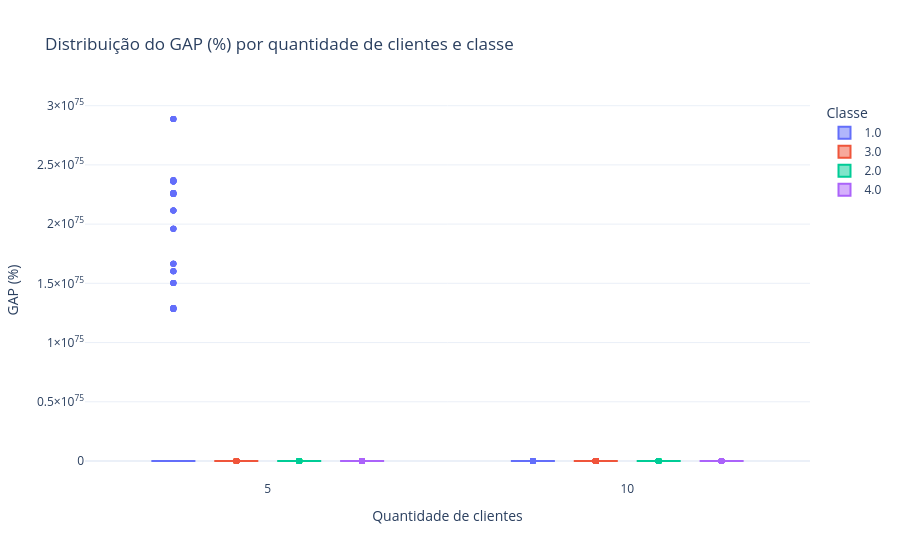
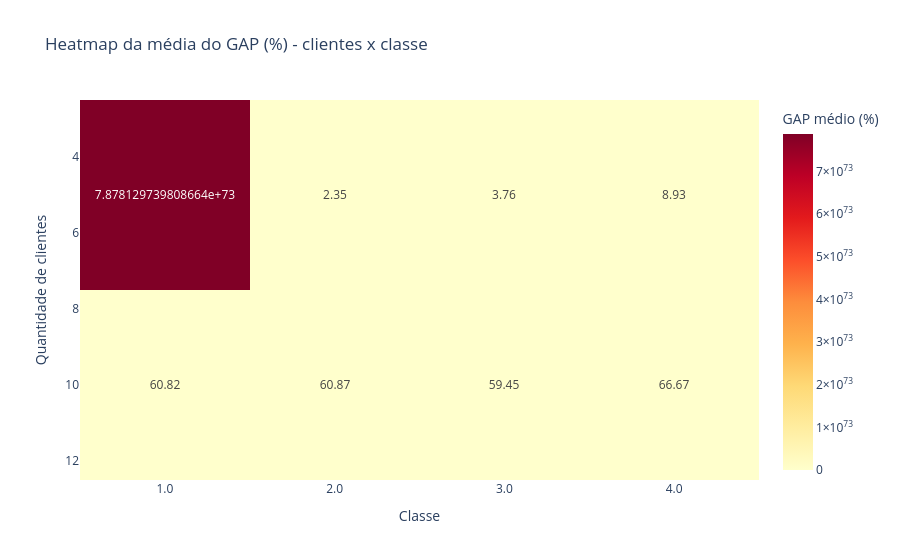

Notebook code for these charts, in order:
### Code cell
# =========================
# 1) Preparação dos dados
# =========================
# Troque "df" pelo nome do seu DataFrame, se necessário
df["gap"] = df["gap"].clip(lower=0)
base = df.copy()

cols = ["instancia", "clientes", "classe", "gap"]
faltantes = [c for c in cols if c not in base.columns]
if faltantes:
    raise ValueError(f"Colunas ausentes no DataFrame: {faltantes}")

dados = base[cols].copy()
dados["clientes"] = pd.to_numeric(dados["clientes"], errors="coerce")
dados["gap"] = pd.to_numeric(dados["gap"], errors="coerce")
dados = dados.dropna(subset=["clientes", "classe", "gap"])

# Ajustes de tipo
dados["clientes"] = dados["clientes"].astype(int)
dados["classe"] = dados["classe"].astype(str)


dados["gap_pct"] = dados["gap"] * 100

# =========================
# 2) Resumo estatístico
# =========================
resumo = (
    dados.groupby(["clientes", "classe"], as_index=False)
    .agg(
        n_execucoes=("gap_pct", "size"),
        n_instancias=("instancia", "nunique"),
        gap_medio_pct=("gap_pct", "mean"),
        gap_mediano_pct=("gap_pct", "median"),
        gap_std_pct=("gap_pct", "std"),
        gap_p90_pct=("gap_pct", lambda s: s.quantile(0.90)),
        gap_min_pct=("gap_pct", "min"),
        gap_max_pct=("gap_pct", "max"),
    )
    .sort_values(["clientes", "classe"])
)

display(resumo.round(3))

# Tabelas dinâmicas
tabela_media = dados.pivot_table(
    index="clientes", columns="classe", values="gap_pct", aggfunc="mean"
).sort_index()

tabela_qtd = dados.pivot_table(
    index="clientes", columns="classe", values="gap_pct", aggfunc="size", fill_value=0
).sort_index()

display(tabela_media.round(3))
display(tabela_qtd)

# =========================
# 3) Plotly - Boxplot
# =========================
fig_box = px.box(
    dados.sort_values("clientes"),
    x="clientes",
    y="gap_pct",
    color="classe",
    points="outliers",
    labels={
        "clientes": "Quantidade de clientes",
        "gap_pct": "GAP (%)",
        "classe": "Classe",
    },
    title="Distribuição do GAP (%) por quantidade de clientes e classe",
)

fig_box.update_layout(
    boxmode="group",
    legend_title_text="Classe",
    template="plotly_white"
)
fig_box.show()

# =========================
# 4) Plotly - Heatmap (média)
# =========================
fig_heat = px.imshow(
    tabela_media,
    text_auto=".2f",
    aspect="auto",
    color_continuous_scale="YlOrRd",
    labels=dict(x="Classe", y="Quantidade de clientes", color="GAP médio (%)"),
    title="Heatmap da média do GAP (%) - clientes x classe",
)

fig_heat.update_layout(template="plotly_white")
fig_heat.show()

### Figure 1 — Plotly figure (JSON) as saved in the notebook; plotly's stock layout.template omitted (floating-point values rounded to 4 significant figures; data arrays with more than 128 entries replaced by an {"elided": "..."} marker saying what was removed)
{"data": [{"alignmentgroup": "True", "boxpoints": "outliers", "hovertemplate": "Classe=1.0<br>Quantidade de clientes=%{x}<br>GAP (%)=%{y}<extra></extra>", "legendgroup": "1.0", "marker": {"color": "#636efa"}, "name": "1.0", "notched": false, "offsetgroup": "1.0", "orientation": "v", "showlegend": true, "type": "box", "x": {"elided": "3594 int values"}, "x0": " ", "xaxis": "x", "y": {"elided": "3594 float values"}, "y0": " ", "yaxis": "y"}, {"alignmentgroup": "True", "boxpoints": "outliers", "hovertemplate": "Classe=3.0<br>Quantidade de clientes=%{x}<br>GAP (%)=%{y}<extra></extra>", "legendgroup": "3.0", "marker": {"color": "#EF553B"}, "name": "3.0", "notched": false, "offsetgroup": "3.0", "orientation": "v", "showlegend": true, "type": "box", "x": {"elided": "3564 int values"}, "x0": " ", "xaxis": "x", "y": {"elided": "3564 float values"}, "y0": " ", "yaxis": "y"}, {"alignmentgroup": "True", "boxpoints": "outliers", "hovertemplate": "Classe=2.0<br>Quantidade de clientes=%{x}<br>GAP (%)=%{y}<extra></extra>", "legendgroup": "2.0", "marker": {"color": "#00cc96"}, "name": "2.0", "notched": false, "offsetgroup": "2.0", "orientation": "v", "showlegend": true, "type": "box", "x": {"elided": "3528 int values"}, "x0": " ", "xaxis": "x", "y": {"elided": "3528 float values"}, "y0": " ", "yaxis": "y"}, {"alignmentgroup": "True", "boxpoints": "outliers", "hovertemplate": "Classe=4.0<br>Quantidade de clientes=%{x}<br>GAP (%)=%{y}<extra></extra>", "legendgroup": "4.0", "marker": {"color": "#ab63fa"}, "name": "4.0", "notched": false, "offsetgroup": "4.0", "orientation": "v", "showlegend": true, "type": "box", "x": {"elided": "3096 int values"}, "x0": " ", "xaxis": "x", "y": {"elided": "3096 float values"}, "y0": " ", "yaxis": "y"}], "layout": {"boxmode": "group", "legend": {"title": {"text": "Classe"}, "tracegroupgap": 0}, "title": {"text": "Distribuição do GAP (%) por quantidade de clientes e classe"}, "xaxis": {"anchor": "y", "domain": [0, 1], "title": {"text": "Quantidade de clientes"}}, "yaxis": {"anchor": "x", "domain": [0, 1], "title": {"text": "GAP (%)"}}}}

### Figure 2 — Plotly figure (JSON) as saved in the notebook; plotly's stock layout.template omitted (floating-point values rounded to 4 significant figures)
{"data": [{"coloraxis": "coloraxis", "hovertemplate": "Classe: %{x}<br>Quantidade de clientes: %{y}<br>GAP médio (%): %{z}<extra></extra>", "name": "0", "texttemplate": "%{z:.2f}", "type": "heatmap", "x": ["1.0", "2.0", "3.0", "4.0"], "xaxis": "x", "y": [5, 10], "yaxis": "y", "z": [[7.878e+73, 2.346, 3.762, 8.925], [60.82, 60.87, 59.45, 66.67]]}], "layout": {"coloraxis": {"colorbar": {"title": {"text": "GAP médio (%)"}}, "colorscale": [[0, "rgb(255,255,204)"], [0.125, "rgb(255,237,160)"], [0.25, "rgb(254,217,118)"], [0.375, "rgb(254,178,76)"], [0.5, "rgb(253,141,60)"], [0.625, "rgb(252,78,42)"], [0.75, "rgb(227,26,28)"], [0.875, "rgb(189,0,38)"], [1, "rgb(128,0,38)"]]}, "title": {"text": "Heatmap da média do GAP (%) - clientes x classe"}, "xaxis": {"anchor": "y", "domain": [0, 1], "title": {"text": "Classe"}}, "yaxis": {"anchor": "x", "autorange": "reversed", "domain": [0, 1], "title": {"text": "Quantidade de clientes"}}}}
